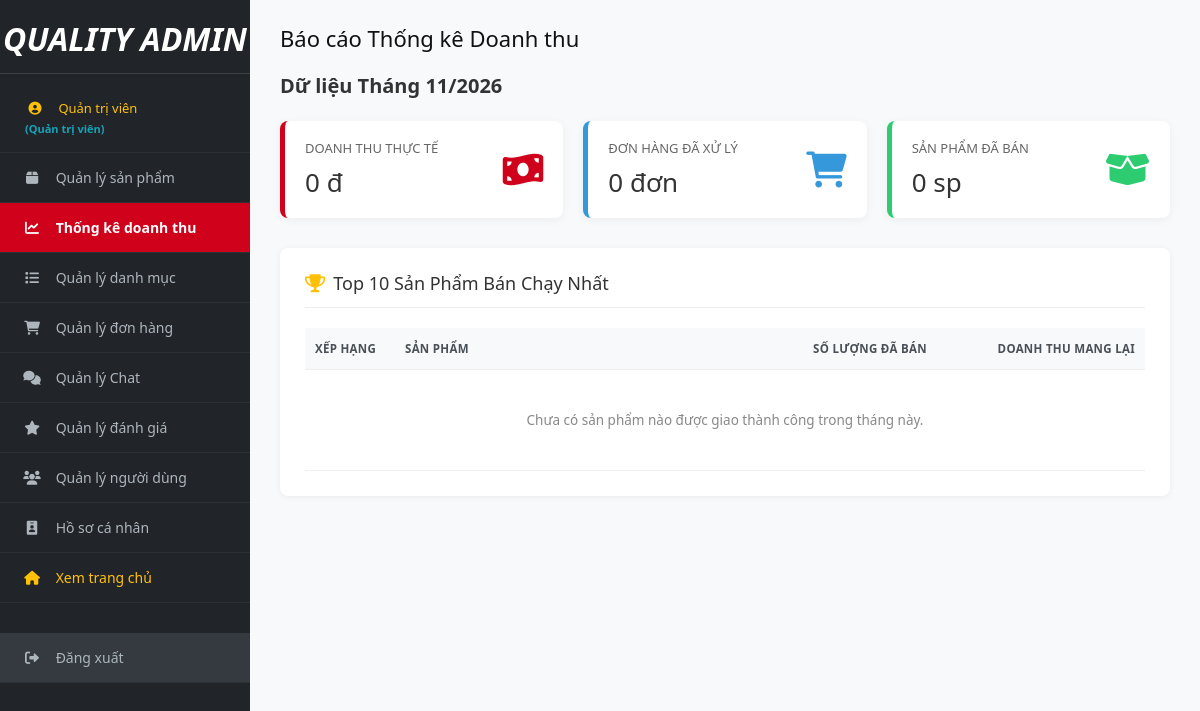
The page /Admin/thongke.php (signed in) on the database as committed earlier.
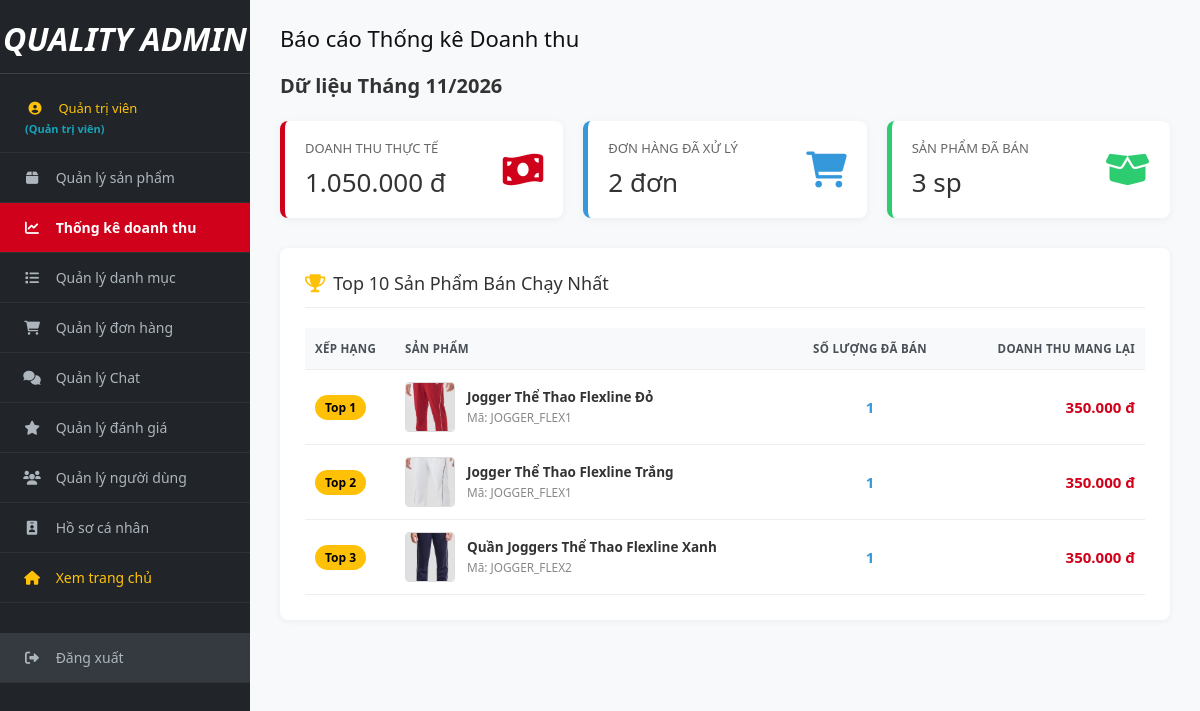
The same page on the database as committed later.
### tables this page shows
CREATE TABLE IF NOT EXISTS `tbl_sanpham` (
  `IdSanPham` int(10) NOT NULL AUTO_INCREMENT,
  `MaSanPham` varchar(20) NOT NULL,
  `TenSanPham` varchar(200) NOT NULL,
  `IdDanhMuc` int(10) NOT NULL,
  `GioiTinh` varchar(20) NOT NULL,
  `HinhAnh` varchar(200) NOT NULL,
  `DonGia` int(10) NOT NULL,
  `TiLeGiamGia` int(4) NOT NULL DEFAULT '0',
  `MoTa` text NOT NULL,
  `LuotMua` int(11) NOT NULL DEFAULT '0',
  `LuotXem` int(11) NOT NULL DEFAULT '0',
  PRIMARY KEY (`IdSanPham`),
  KEY `IdDanhMuc` (`IdDanhMuc`)
);

### Admin/thongke/index.php (called while the page is built, shortened)
<?php
require_once __DIR__ . '/../../model/donhang.php';
$dh = new DONHANG();
$currentMonth = date('m');
$currentYear = date('Y');
$stats = $dh->thongkebaochao($currentMonth, $currentYear);
$doanhThuThang = $stats['DoanhThu'];
$soDonHang = $stats['SoDonHang'];
$tongSanPham = $stats['TongSanPham'];
$topBanChay = $stats['TopBanChay'];
include 'main.php';
?>

### Admin/thongke.php (called while the page is built)
<?php
require_once __DIR__ . '/thongke/index.php';
?>

### model/donhang.php (called while the page is built, shortened)
<?php
class DONHANG {
    public function thongkebaochao($thang, $nam) {
        $db = DATABASE::connect();
        try {
            $trang_thai_tinh_tien = "('Đã giao', 'Yêu cầu trả hàng', 'Từ chối trả hàng')";
            $sql_tq = "SELECT SUM(TongTien) as DoanhThu, COUNT(IdDonHang) as SoDonHang
                       FROM tbl_donhang
                       WHERE MONTH(NgayDat) = :m AND YEAR(NgayDat) = :y
                       AND TinhTrang IN $trang_thai_tinh_tien";
            $cmd_tq = $db->prepare($sql_tq);
            $cmd_tq->execute([':m' => (int)$thang, ':y' => (int)$nam]);
            $tongquan = $cmd_tq->fetch();
            $sql_sp = "SELECT SUM(ct.SoLuong) as TongSanPham
                       FROM tbl_chitietdonhang ct
                       JOIN tbl_donhang dh ON ct.IdDonHang = dh.IdDonHang
                       WHERE MONTH(dh.NgayDat) = :m AND YEAR(dh.NgayDat) = :y
                       AND dh.TinhTrang IN $trang_thai_tinh_tien";
            $cmd_sp = $db->prepare($sql_sp);
            $cmd_sp->execute([':m' => (int)$thang, ':y' => (int)$nam]);
            $tong_sp = $cmd_sp->fetch()['TongSanPham'] ?? 0;
            $sql_bc = "SELECT sp.IdSanPham, sp.MaSanPham, sp.TenSanPham, sp.HinhAnh,
                              SUM(ct.SoLuong) as TongDaBan,
                              SUM(ct.TongTien) as DoanhThuSP
                       FROM tbl_chitietdonhang ct
                       JOIN tbl_sanpham sp ON ct.IdSanPham = sp.IdSanPham
                       JOIN tbl_donhang dh ON ct.IdDonHang = dh.IdDonHang
                       WHERE MONTH(dh.NgayDat) = :m AND YEAR(dh.NgayDat) = :y
                       AND dh.TinhTrang IN $trang_thai_tinh_tien
                       GROUP BY ct.IdSanPham
                       ORDER BY TongDaBan DESC LIMIT 10";
            $cmd_bc = $db->prepare($sql_bc);
            $cmd_bc->execute([':m' => (int)$thang, ':y' => (int)$nam]);
            $top_banchay = $cmd_bc->fetchAll();
            return [
                'DoanhThu' => $tongquan['DoanhThu'] ?? 0,
                'SoDonHang' => $tongquan['SoDonHang'] ?? 0,
                'TongSanPham' => $tong_sp,
                'TopBanChay' => $top_banchay
            ];
        } catch (PDOException $e) {
            return ['DoanhThu' => 0, 'SoDonHang' => 0, 'TongSanPham' => 0, 'TopBanChay' => []];
        }
    }
}
?>

### Admin/thongke/main.php (the view, shortened to what the changed rows need)
<?php
require_once __DIR__ . '/../inc/top.php';
?>
<div class="header-page" style="margin-bottom: 20px;">
    <h1>Báo cáo Thống kê Doanh thu</h1>
</div>
<div class="dashboard-wrapper">
    <div style="display: grid; grid-template-columns: repeat(auto-fit, minmax(240px, 1fr)); gap: 20px; margin-bottom: 30px;">
        <div style="background: #fff; padding: 20px; border-radius: 8px; box-shadow: 0 2px 10px rgba(0,0,0,0.05); display: flex; align-items: center; justify-content: space-between; border-left: 5px solid #d0021b;">
            <div>
                <h4 style="margin: 0; font-size: 13px; color: #666; text-transform: uppercase;">Doanh Thu Thực Tế</h4>
                <h2 style="margin: 10px 0 0; font-size: 26px; color: #333;"><?= number_format($doanhThuThang, 0, ',', '.') ?> đ</h2>
            </div>
        </div>
        <div style="background: #fff; padding: 20px; border-radius: 8px; box-shadow: 0 2px 10px rgba(0,0,0,0.05); display: flex; align-items: center; justify-content: space-between; border-left: 5px solid #3498db;">
            <div>
                <h4 style="margin: 0; font-size: 13px; color: #666; text-transform: uppercase;">Đơn Hàng Đã Xử Lý</h4>
                <h2 style="margin: 10px 0 0; font-size: 26px; color: #333;"><?= number_format($soDonHang) ?> đơn</h2>
            </div>
        </div>
        <div style="background: #fff; padding: 20px; border-radius: 8px; box-shadow: 0 2px 10px rgba(0,0,0,0.05); display: flex; align-items: center; justify-content: space-between; border-left: 5px solid #2ecc71;">
            <div>
                <h4 style="margin: 0; font-size: 13px; color: #666; text-transform: uppercase;">Sản Phẩm Đã Bán</h4>
                <h2 style="margin: 10px 0 0; font-size: 26px; color: #333;"><?= number_format($tongSanPham) ?> sp</h2>
            </div>
        </div>
    </div>
    <div class="table-container" style="padding: 25px;">
        <table style="min-width: 650px;">
            <thead>
                <tr>
                    <th style="width: 90px;">Xếp hạng</th>
                    <th>Sản phẩm</th>
                    <th style="text-align: center; width: 150px;">Số lượng đã bán</th>
                    <th style="text-align: right; width: 200px;">Doanh thu mang lại</th>
                </tr>
            </thead>
            <tbody>
                <?php if (!empty($topBanChay)): ?>
                    <?php $stt = 1; foreach ($topBanChay as $row):
                        $link_anh = str_replace(' ', '%20', $row['HinhAnh']);
                    ?>
                        <tr>
                            <td>
                                <?php if ($stt <= 3): ?>
                                    <span style="background: #ffc107; color: #000; padding: 4px 10px; border-radius: 20px; font-size: 12px; font-weight: bold;">Top <?= $stt ?></span>
                                <?php else: ?>
                                    <span style="font-weight: bold; color: #888; margin-left: 8px;">#<?= $stt ?></span>
                                <?php endif; ?>
                            </td>
                            <td>
                                <div style="display: flex; align-items: center; gap: 12px;">
                                    <img src="/Thoi-Trang-Quality/TrangTin/<?= htmlspecialchars($link_anh) ?>" class="img-product" alt="SP">
                                    <span>
                                        <strong><?= htmlspecialchars($row['TenSanPham']) ?></strong><br>
                                        <small style="color: #888;">Mã: <?= htmlspecialchars($row['MaSanPham'] ?? ('SP_' . $row['IdSanPham'])) ?></small>
                                    </span>
                                </div>
                            </td>
                            <td style="text-align: center; font-weight: bold; color: #3498db; font-size: 15px;">
                                <?= $row['TongDaBan'] ?>
                            </td>
                            <td style="text-align: right; font-weight: bold; color: #d0021b; font-size: 15px;">
                                <?= number_format($row['DoanhThuSP'], 0, ',', '.') ?> đ
                            </td>
                        </tr>
                    <?php $stt++; endforeach; ?>
                <?php else: ?>
                    <tr><td colspan="4" style="text-align: center; padding: 40px; color: #888;">Chưa có sản phẩm nào được giao thành công trong tháng này.</td></tr>
                <?php endif; ?>
            </tbody>
        </table>
    </div>
</div>
<?php require_once __DIR__ . '/../inc/bottom.php'; ?>

Rows that differ between the two databases and show on the page:
now on this page (row edited): tbl_sanpham: HinhAnh (picture), TenSanPham "Jogger Thể Thao Flexline Đỏ", MaSanPham "JOGGER_FLEX1", TongDaBan "1", DoanhThuSP "350.000"
now on this page (row edited): tbl_sanpham: HinhAnh (picture), TenSanPham "Jogger Thể Thao Flexline Trắng", MaSanPham "JOGGER_FLEX1", TongDaBan "1", DoanhThuSP "350.000"
now on this page (row edited): tbl_sanpham: HinhAnh (picture), TenSanPham "Quần Joggers Thể Thao Flexline Xanh", MaSanPham "JOGGER_FLEX2", TongDaBan "1", DoanhThuSP "350.000"
Other text that changed with them:
$doanhThuThang: "0" → "1.050.000"
$soDonHang: "0" → "2"
$tongSanPham: "0" → "3"
text no longer shown: "Chưa có sản phẩm nào được giao thành công trong tháng này."
